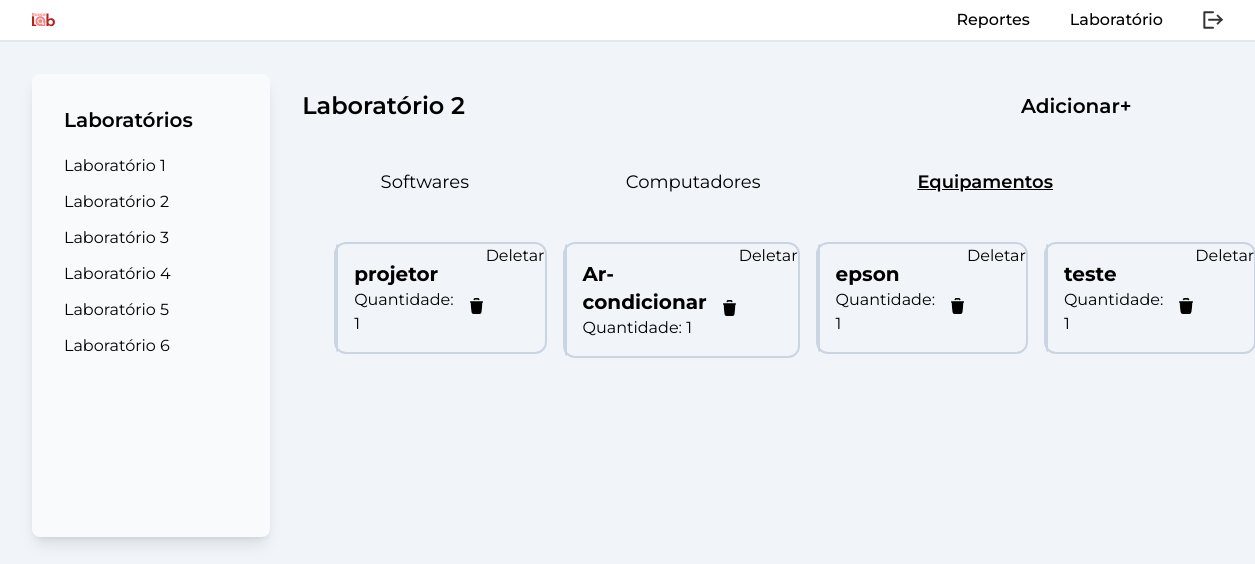
The page /html/suporte/labs/lab.equip.php?l=2 (signed in) on the database its author committed.
### tables this page shows
CREATE TABLE `tb_equipamentos` (
  `id` int NOT NULL,
  `modelo` varchar(100) NOT NULL,
  `patrimonio` varchar(50) NOT NULL,
  `fabricante` varchar(50) NOT NULL,
  `lab1` tinyint(1) NOT NULL,
  `lab2` tinyint(1) NOT NULL,
  `lab3` tinyint(1) NOT NULL,
  `lab4` tinyint(1) NOT NULL,
  `lab5` tinyint(1) NOT NULL,
  `lab6` tinyint(1) NOT NULL
);

### src/models/labs.model.php (called while the page is built, shortened)
<?php
    require 'conexao.php';
    if(isset($_GET['l']) && !empty($_GET['l'])){
        $id_lab = $_GET['l'];
    }
    $query_equip = $conexao->prepare("SELECT id,modelo,lab".$id_lab." FROM tb_equipamentos");
    $query_equip->execute();
    $dados_equip = $query_equip->fetchAll();
?>

### html/suporte/labs/lab.equip.php (the view, shortened to what this page needs)
<?php
include '../../../src/models/labs.model.php';
?>
<!DOCTYPE html>
<html lang="pt-br">
<head>
    <link rel="stylesheet" href="../../../src/css/output.css" />
</head>
<body class="font-montserrat h-screen flex flex-col justify-between">
    <header class="flex justify-between pt-2 pb-2 pr-8 pl-8 items-center shadow-lg border-b-2 border-slate-200">
        <section>
            <a href="../main.php"><img src="../../../assets/cyberpunk/logo-cyberpunk.svg" alt="" class="w-1/4"></a>
        </section>
        <section class="flex gap-10 items-center">
            <a href="../main.php">
                <p class="transition-all cursor-pointer font-medium hover:font-semibold">Reportes</p>
            </a>
            <a href="lab.equip.php?l=1">
                <p class="transition-all cursor-pointer font-medium hover:font-semibold">Laboratório</p>
            </a>
            <a href="../../../src/models/logout.php"><img src="../../../assets/logout.svg" class="w-5 hover:w-6 transition-all" alt=""></a>
        </section>
    </header>
    <section class="flex align-start bg-slate-100 p-8 h-screen">
        <nav class="flex flex-col gap-3 w-1/5 h-2/3 p-8 bg-slate-50 rounded-lg shadow-lg">
            <h3 class="text-xl font-semibold mb-2">Laboratórios</h3>
            <?php
            for ($i = 1; $i < 7; $i++) {
                echo '<a class="transition-all hover:font-semibold flex flex-row flex-nowrap gap-4" href="lab.soft.php?l=' . $i . '">
                                <p>Laboratório ' . $i . '</p>';
                echo '</a>';
            }
            ?>
        </nav>
        <main class="flex flex-col p-8 pt-4 gap-8 w-3/4 ">
            <section>
                <div class="flex flex-row justify-between items-center">
                    <h2 class="text-2xl font-semibold">Laboratório <?php echo $id_lab; ?></h2>
                    <a href="../add.equip.php?l=<?= $id_lab ?>">
                        <div class="text-xl font-semibold hover:underline transition-all ">Adicionar+</div>
                    </a>
                </div>
            </section>
            <section class="flex flex-col w-100">
                <div class="flex h-10 items-center justify-around mt-2 mb-2 w-100">
                    <a href="lab.soft.php?l=<?= $id_lab; ?>">
                        <button class="text-lg" data-page="Softwares">
                            Softwares
                        </button>
                    </a>
                    <a href="lab.modelos.php?l=<?= $id_lab; ?>">
                        <button class="text-lg" data-page="Computadores">
                            Computadores
                        </button>
                    </a>
                    <button class="text-lg font-semibold underline" data-page="Equipamentos">
                        Equipamentos
                    </button>
                </div>
                <div>
                    <ul>
                        <li>
                            <div id="Equipamentos" class="flex flex-col gap-10 p-8">
                                <div class="flex gap-4">
                                    <?php foreach ($dados_equip as $key => $value) {
                                        $id_equip = $dados_equip[$key]['id'];
                                        if ($dados_equip[$key]['lab' . $id_lab] != 0) {
                                    ?>
                                            <div class="flex h-full w-1/2 rounded-xl border-2 border-slate-300">
                                                <div class="flex items-center justify-center h-42 w-1/3 rounded-l-xl border-r-2 border-slate-300">
                                                </div>
                                                <div class="flex w-full p-4 items-center justify-between">
                                                    <div class="flex flex-col">
                                                        <h3 class="text-xl font-bold"><?= $dados_equip[$key]['modelo']; ?></h3>
                                                        <span>Quantidade: <?= $dados_equip[$key]['lab' . $id_lab]; ?></span>
                                                    </div>
                                                    <a  data-id="../../../src/models/labs.model.php?l=<?= $id_lab . '&Sre=' . $id_equip ?>" class ="lixo">
                                                        <img src="../../../assets/suporte/lixo.png" alt="" class="h-4 mt-4 ml-4 hover:h-8 transition-all duration-200">
                                                    </a>
                                                </div>
                                                 <a href="../../../src/models/labs.model.php?l=<?= $id_lab . '&Edel=' . $id_equip ?>">
                                                    <button>Deletar</button>
                                                </a>
                                            </div>
                                    <?php }
                                    }; ?>
                                </div>
                                </div>
                    </ul>
                </div>
            </section>

### rows shown on the page
tb_equipamentos: modelo "projetor", lab2 "1"
tb_equipamentos: modelo "Ar-condicionar", lab2 "1"
tb_equipamentos: modelo "epson", lab2 "1"
tb_equipamentos: modelo "teste", lab2 "1"

### other values the page prints
$id_lab "2"
